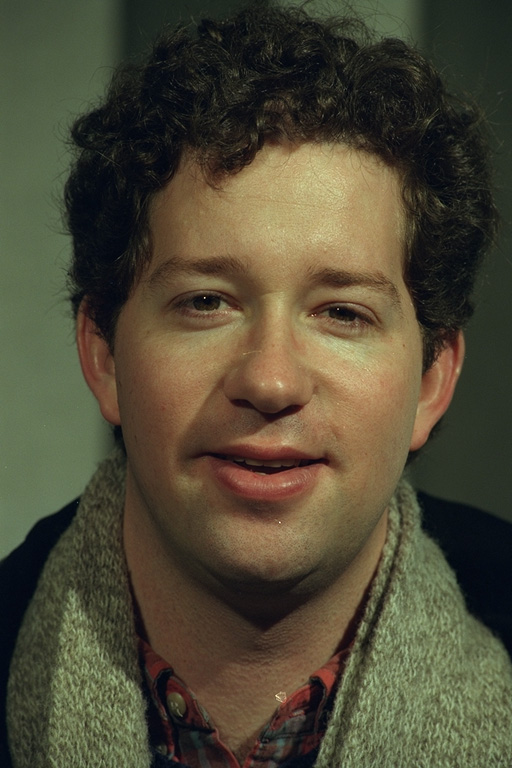
#> input picture SkinDataset/ORI/11.jpg, 512 x 768 px
$ python visualize_quality_of_corrected.py
#> lines starting #> are read from the running program, lines starting #| are printed output that depends on the picture; after the words box and inside, x2 and y2 are one past the last pixel; in counts of white or black regions, pixels touching at a corner belong together
import os

import cv2
import numpy as np


minimum_connected_component_size = 500

def remove_small_connected_components(img):
    #find all your connected components (white blobs in your image)
    nb_components, output, stats, centroids = cv2.connectedComponentsWithStats(img, connectivity=8)
    #connectedComponentswithStats yields every seperated component with information on each of them, such as size
    #the following part is just taking out the background which is also considered a component, but most of the time we don't want that.
    sizes = stats[1:, -1]; nb_components = nb_components - 1

    # minimum size of particles we want to keep (number of pixels)
    #here, it's a fixed value, but you can set it as you want, eg the mean of the sizes or whatever
    min_size = minimum_connected_component_size

    #your answer image
    img2 = np.zeros((output.shape))
    #for every component in the image, you keep it only if it's above min_size
    for i in range(0, nb_components):
        if sizes[i] >= min_size:
            img2[output == i + 1] = 255
    return img2


gt_basefolder = '../SkinDataset/GT'
ori_basefolder = '../SkinDataset/ORI'

train_filenames = ['11.jpg','24.jpg','44.jpg','83.jpg','331.jpg','429.jpg','789.jpg','841.jpg']
test_filenames = ['243.jpg','278.jpg']


t_val = 9
for filename in train_filenames:
    ori_filename = os.path.join(ori_basefolder,filename)
    gt_filename = os.path.join(gt_basefolder,filename)
    ori_im = cv2.imread(ori_filename)
#> ori_im is the input picture: shape (768, 512, 3); mean B, G, R 54.2, 73.7, 79.3
    gt_im = cv2.imread(gt_filename)
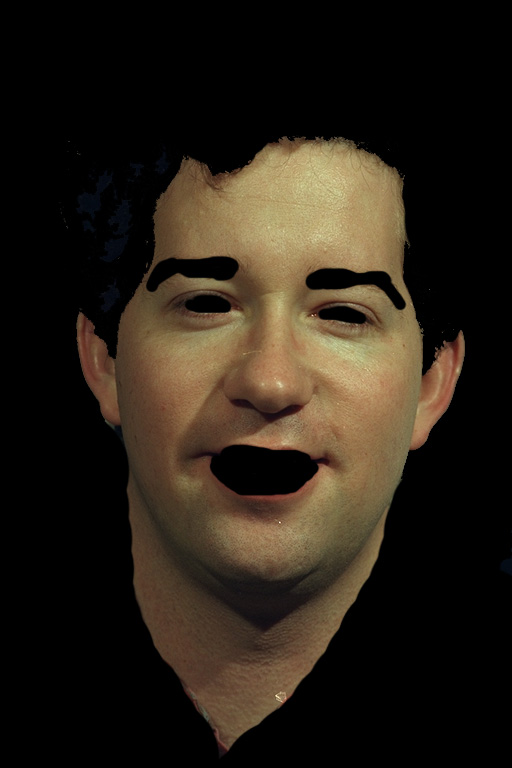
#> input picture SkinDataset/GT/11.jpg, 512 x 768 px
#> gt_im is the input picture: shape (768, 512, 3); mean B, G, R 22.9, 33, 41.1
    gray_gt = cv2.cvtColor(gt_im, cv2.COLOR_BGR2GRAY)
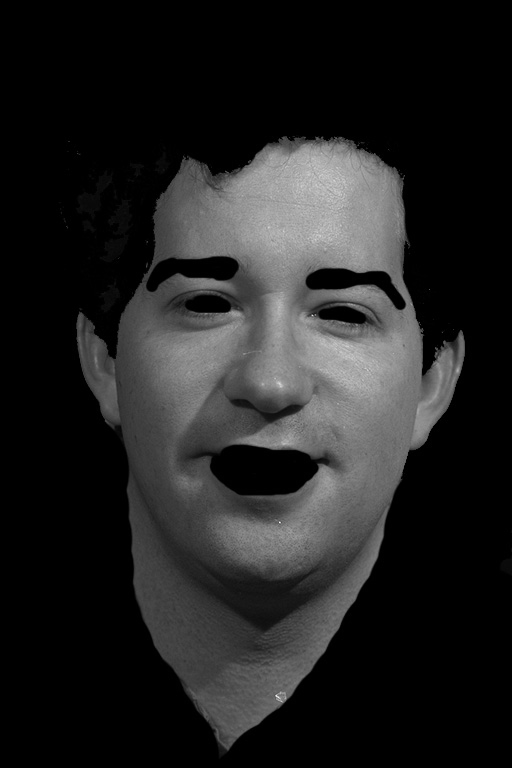
#> gray_gt: shape (768, 512); min 0, max 246, mean 34.3

    bin_im = np.copy(gray_gt)
    neg_im = np.copy(ori_im)
    for i in range(ori_im.shape[0]):
        for j in range(ori_im.shape[1]):
            norm = gray_gt[i,j]
            if norm > t_val:
                bin_im[i,j] = 255
            else:
                bin_im[i,j] = 0
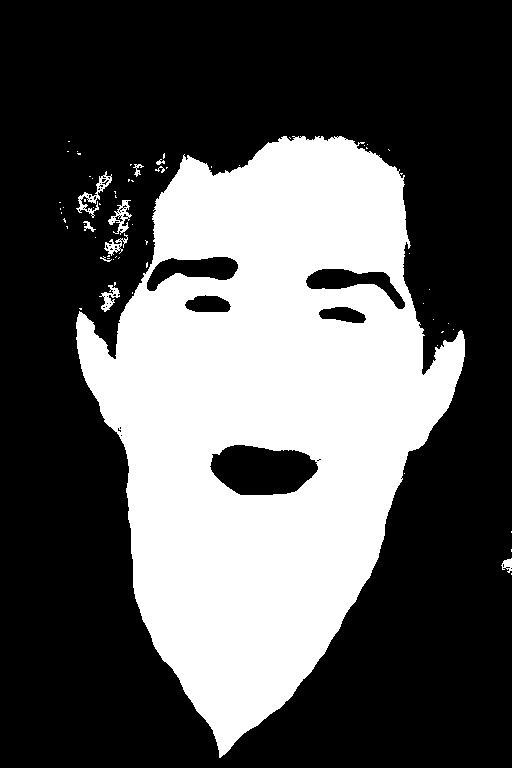
#> bin_im: shape (768, 512); 35.1% white; 65 white regions (54 under 20 px), largest, box (x1, y1, x2, y2) and area: (76, 136, 465, 758) 136369, (76, 171, 112, 218) 370, (108, 200, 132, 235) 306

    corrected_bin_im = remove_small_connected_components(bin_im)
#> in remove_small_connected_components, `nb_components, output, stats, centroids = cv2.connectedComponentsWithS..`:
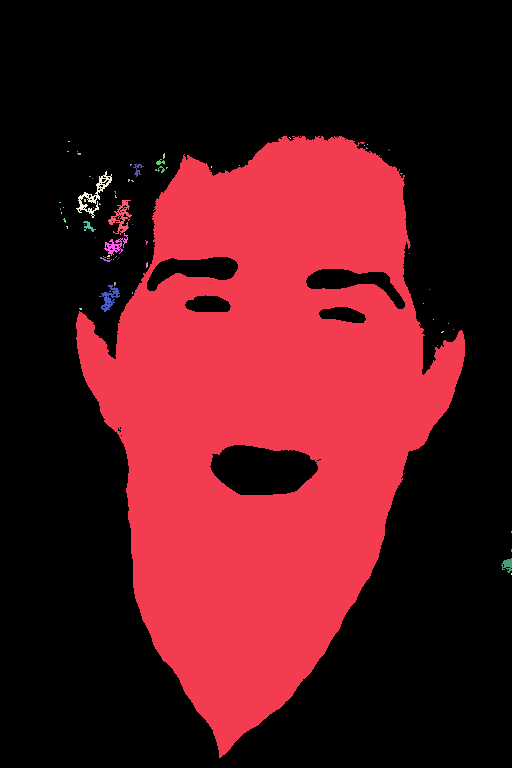
#> output: shape (768, 512) int32; 66 distinct labels, from 0 to 65; one colour per label, 0 black
#> in remove_small_connected_components, `nb_components, output, stats, centroids = cv2.connectedComponentsWithS..`: nb_components = 66; stats = 66 rows, first 6: [0, 0, 512, 768, 255313], [76, 136, 389, 622, 136369], [289, 137, 2, 2, 2], [68, 141, 2, 1, 2], [364, 145, 1, 1, 1], [367, 144, 1, 1, 1]; centroids = 66 pairs, first value 59.5 to 511, second value 137.5 to 573.5
#> in remove_small_connected_components, `sizes = stats[1:, -1]`: sizes = 65 values, max 136369 at index 0, min 1 at index 3, mean 2121.6
#> in remove_small_connected_components, `nb_components = nb_components - 1`: nb_components = 65
#> after the loop in remove_small_connected_components, `for i in range(0, nb_components):`:
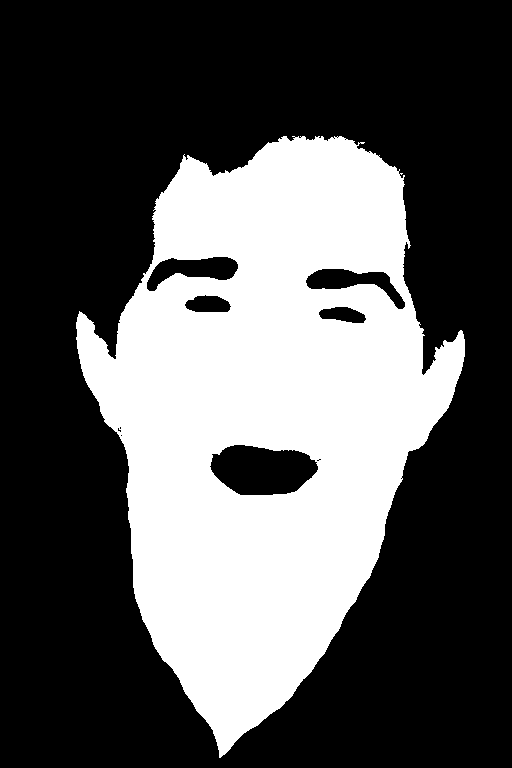
#> img2: shape (768, 512) float64; 34.7% white; 1 white region, box (x1, y1, x2, y2) and area: (76, 136, 465, 758) 136369

    for i in range(ori_im.shape[0]):
        for j in range(ori_im.shape[1]):
            if corrected_bin_im[i,j] > 0:
                continue
            else:
                neg_im[i,j,:] = [255,255,255] - neg_im[i,j,:]
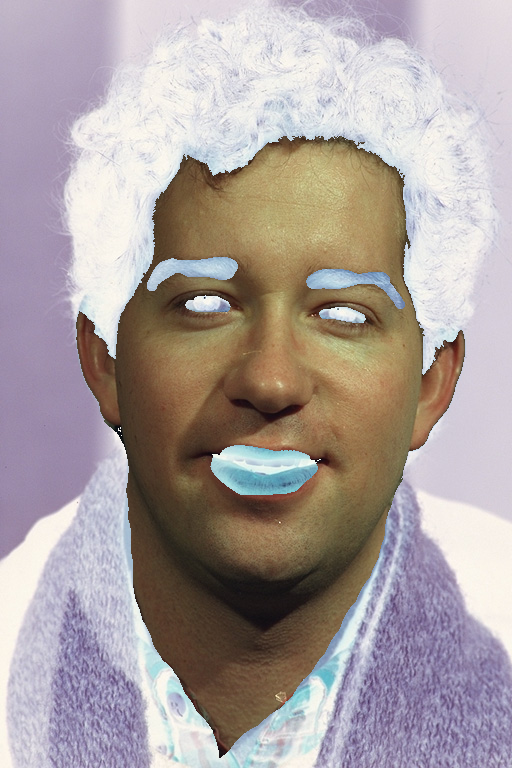
#> neg_im: shape (768, 512, 3); mean B, G, R 158.1, 159.2, 170.1

    cv2.imshow('bin',corrected_bin_im)
    cv2.imshow('neg',neg_im)
    key = cv2.waitKey(0)
#> (key q is pressed here)

    if key & 0xFF == ord('q'):
        cv2.destroyAllWindows()
        exit()
#> (the program exits here)
